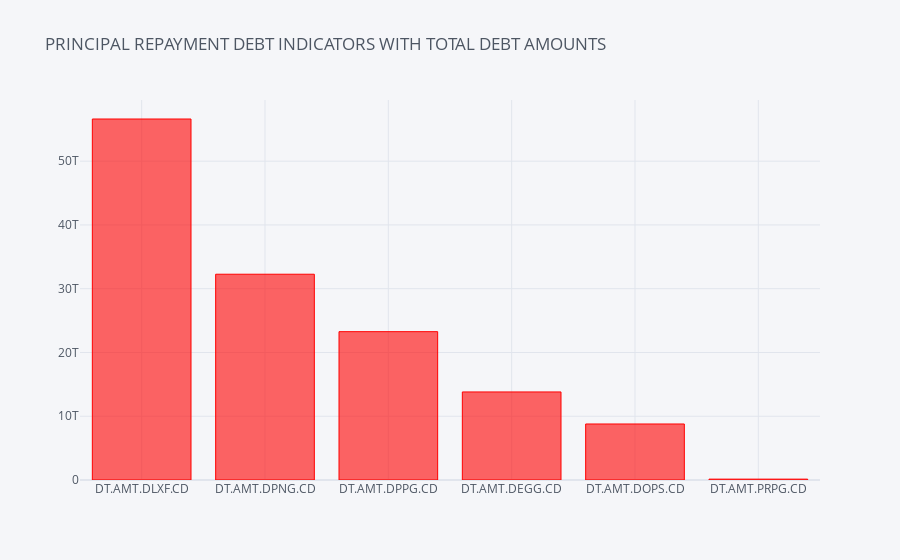

The cell this chart's notebook holds for it:
### Code cell
r.iplot(kind='bar', x = 'Series Code',y='Sum',title='PRINCIPAL REPAYMENT DEBT INDICATORS WITH TOTAL DEBT AMOUNTS', 
        colors = 'RGB(255,0,0)')

### Figure 1 — Plotly figure (JSON) as saved in the notebook; plotly's stock layout.template omitted (floating-point values rounded to 4 significant figures)
{"data": [{"marker": {"color": "rgba(255, 0, 0, 0.6)", "line": {"color": "rgba(255, 0, 0, 1.0)", "width": 1}}, "name": "Sum", "orientation": "v", "text": "", "type": "bar", "x": ["DT.AMT.DLXF.CD", "DT.AMT.DPNG.CD", "DT.AMT.DPPG.CD", "DT.AMT.DEGG.CD", "DT.AMT.DOPS.CD", "DT.AMT.PRPG.CD"], "y": [56610000000000.0, 32270000000000.0, 23260000000000.0, 13810000000000.0, 8783000000000.0, 135100000000.0]}], "layout": {"legend": {"bgcolor": "#F5F6F9", "font": {"color": "#4D5663"}}, "paper_bgcolor": "#F5F6F9", "plot_bgcolor": "#F5F6F9", "title": {"font": {"color": "#4D5663"}, "text": "PRINCIPAL REPAYMENT DEBT INDICATORS WITH TOTAL DEBT AMOUNTS"}, "xaxis": {"gridcolor": "#E1E5ED", "showgrid": true, "tickfont": {"color": "#4D5663"}, "title": {"font": {"color": "#4D5663"}, "text": ""}, "zerolinecolor": "#E1E5ED"}, "yaxis": {"gridcolor": "#E1E5ED", "showgrid": true, "tickfont": {"color": "#4D5663"}, "title": {"font": {"color": "#4D5663"}, "text": ""}, "zerolinecolor": "#E1E5ED"}}}
